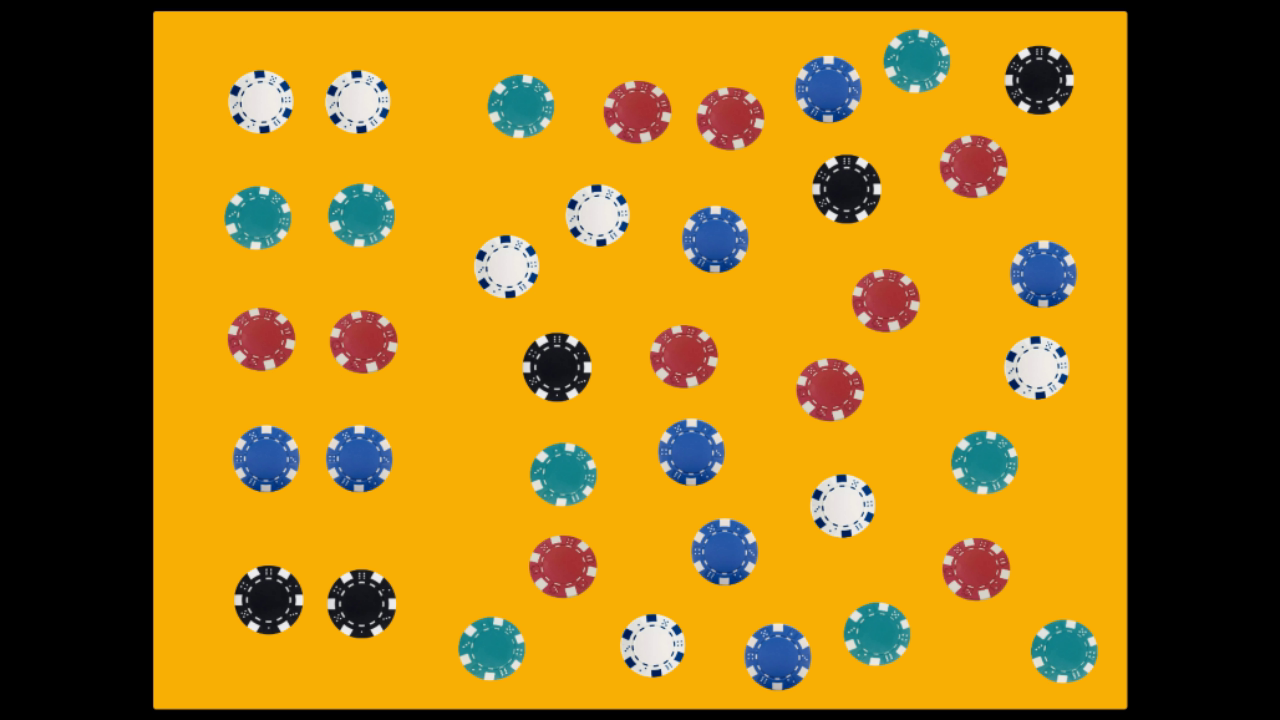
#> input picture frame 30 of video/chips.mp4, 1280 x 720 px
$ python app.py
#> lines starting #> are read from the running program, lines starting #| are printed output that depends on the picture; after the words box and inside, x2 and y2 are one past the last pixel; in counts of white or black regions, pixels touching at a corner belong together
#> further down, imagem is the input picture: shape (720, 1280, 3); mean B, G, R 21.9, 120.9, 163.7
import cv2
import numpy as np

LIMITES_CORES = {
    "vermelho": (np.array([0, 127, 140], np.uint8), np.array([180, 192, 178], np.uint8)),
    "verde": (np.array([25, 52, 72], np.uint8), np.array([102, 255, 255], np.uint8)),
    "azul": (np.array([100, 80, 100], np.uint8), np.array([140, 255, 180], np.uint8)),
    "preto": (np.array([0, 0, 0]), np.array([180, 255, 90])),
    "branco": (np.array([0, 0, 200]), np.array([180, 55, 255]))
}

VALORES_FICHAS = {
    "branco": 5,
    "vermelho": 10,
    "verde": 20,
    "azul": 50,
    "preto": 100
}

def identificar_cor(circulo, imagem_hsv):
    x, y, raio = circulo
    mascara = np.zeros(imagem_hsv.shape[:2], dtype="uint8")
    cv2.circle(mascara, (x, y), int(raio * 0.9), 255, -1)

    for cor, (inf, sup) in LIMITES_CORES.items():
        mascara_cor = cv2.inRange(imagem_hsv, inf, sup)
        intersecao = cv2.bitwise_and(mascara, mascara_cor)
        if cv2.countNonZero(intersecao) > 0.6 * np.pi * raio**2:
            return cor
    return "desconhecida"

def detectar_fichas(imagem):
    imagem_cinza = cv2.cvtColor(imagem, cv2.COLOR_BGR2GRAY)
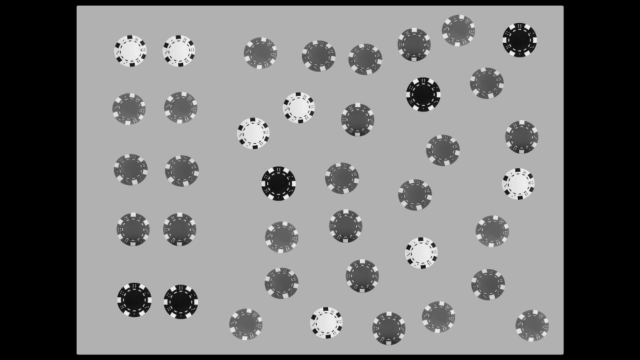
#> imagem_cinza: shape (720, 1280) (shown at 1/2 size); min 0, max 242, mean 122.2
    imagem_suavizada = cv2.medianBlur(imagem_cinza, 5)
    circulos = cv2.HoughCircles(
        imagem_suavizada,
        cv2.HOUGH_GRADIENT,
        dp=1.2,
        minDist=15,
        param1=85,
        param2=30,
        minRadius=20,
        maxRadius=100
    )
#> circulos = 41 rows, first 8: [714.6, 239.4, 32.6], [1038.6, 79.8, 34.76], [360.6, 603, 33.92], [841.8, 505.8, 31.76], [357, 101.4, 31.52], [597, 215.4, 31.16], [724.2, 551.4, 33.44], [265.8, 457.8, 32.6]
    imagem_hsv = cv2.cvtColor(imagem, cv2.COLOR_BGR2HSV)
#> imagem_hsv: shape (720, 1280, 3); mean H, S, V 26.5, 168.4, 169.9
    total_pontuacao = 0
    fichas_por_cor = {cor: 0 for cor in VALORES_FICHAS}

    if circulos is not None:
        circulos = np.uint16(np.around(circulos))
#> circulos = 41 rows, first 8: [715, 239, 33], [1039, 80, 35], [361, 603, 34], [842, 506, 32], [357, 101, 32], [597, 215, 31], [724, 551, 33], [266, 458, 33]
        for circulo in circulos[0, :]:
            x, y, raio = circulo
            cor = identificar_cor((x, y, raio), imagem_hsv)

            if cor in VALORES_FICHAS:
                fichas_por_cor[cor] += 1
                total_pontuacao += VALORES_FICHAS[cor]
                cv2.circle(imagem, (x, y), raio, (0, 255, 0), 2)
#> this loop made 41 passes
#> (cor, total_pontuacao) on passes 1 to 8: ('azul', 50), ('preto', 150), ('preto', 250), ('branco', 255), ('branco', 260), ('branco', 265), ('azul', 315), ('azul', 365)
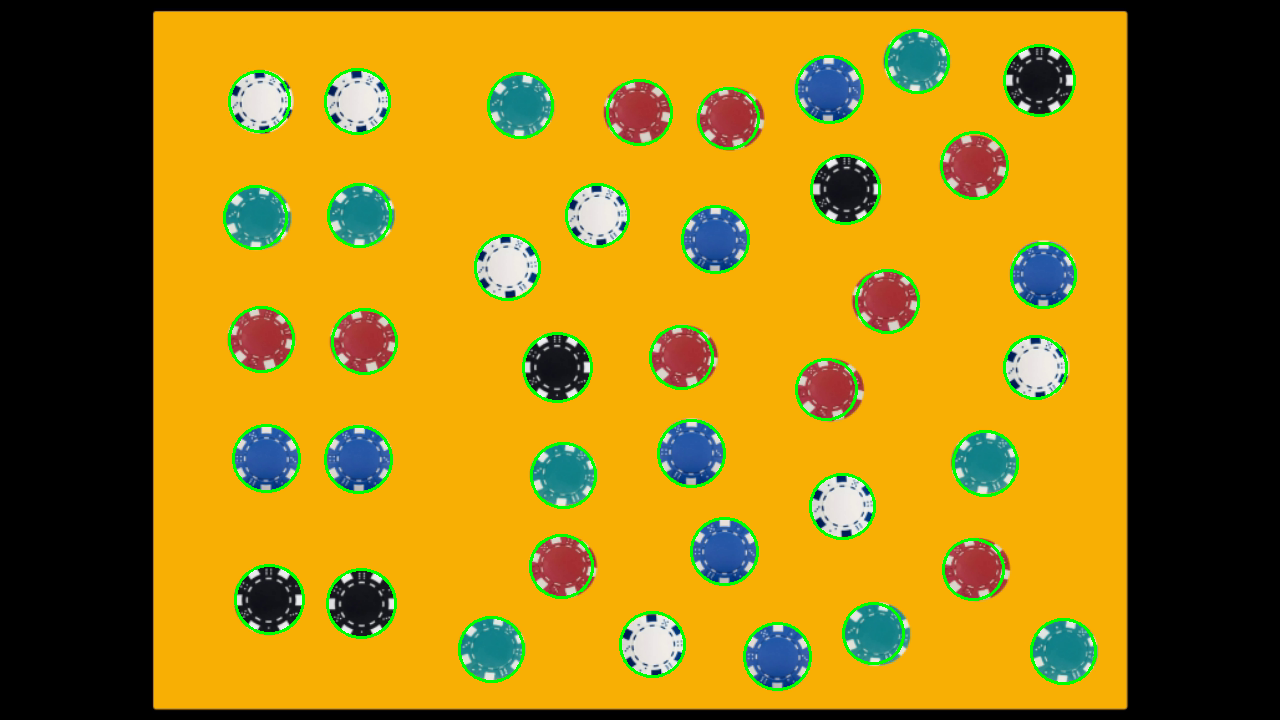
#> imagem: shape (720, 1280, 3); 2.57% of pixels changed, all inside (x1, y1, x2, y2) = (223, 29, 1097, 691)
#> after the loop, fichas_por_cor = {'branco': 7, 'vermelho': 10, 'verde': 9, 'azul': 8, 'preto': 5}; total_pontuacao = 1215

    cv2.putText(imagem, f'Pontuacao: {total_pontuacao}', (10, 30),
                cv2.FONT_HERSHEY_SIMPLEX, 1, (255, 0, 255), 2)
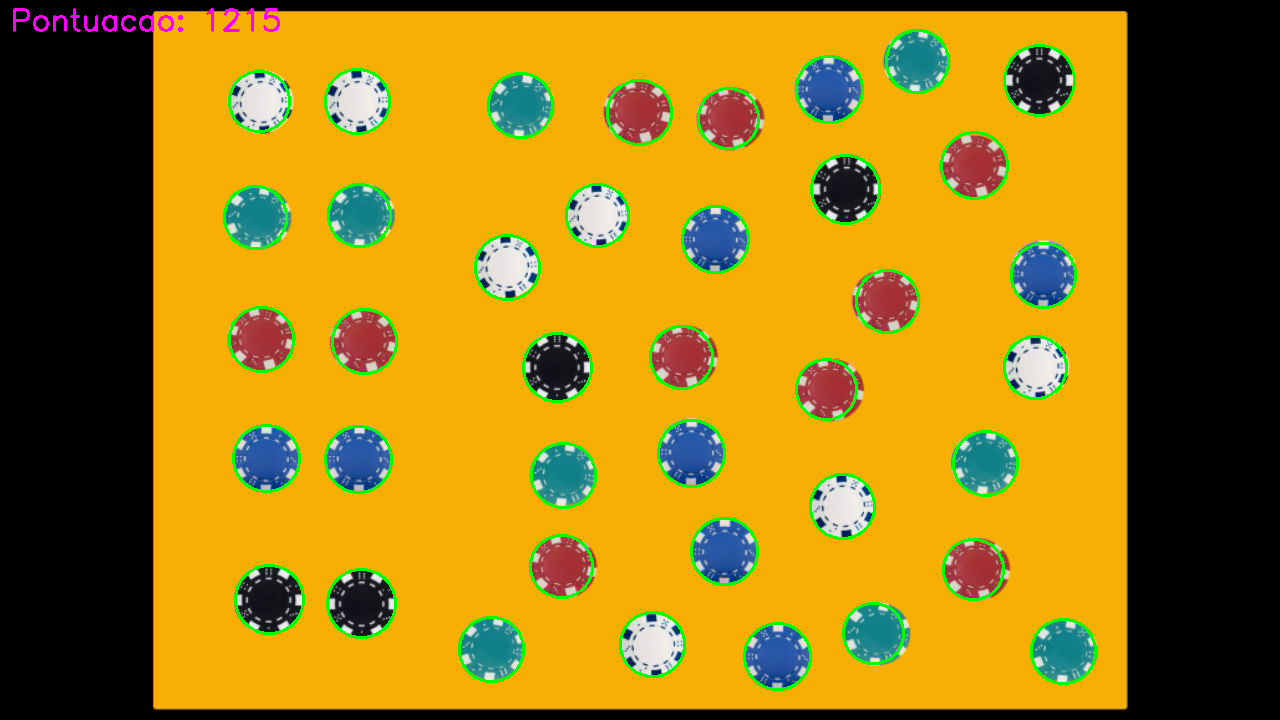
#> imagem: shape (720, 1280, 3); 0.18% of pixels changed, all inside (x1, y1, x2, y2) = (13, 8, 280, 32)
    cv2.imshow("Fichas Detectadas", imagem)

    print(f"Detalhamento de fichas por cor: {fichas_por_cor}")
#| Detalhamento de fichas por cor: {'branco': 7, 'vermelho': 10, 'verde': 9, 'azul': 8, 'preto': 5}
    print(f"Pontuação total: {total_pontuacao}")
#| Pontuação total: 1215

video_path = "video/chips.mp4"

video = cv2.VideoCapture(video_path)

while True:
    _, imagem = video.read()
    detectar_fichas(imagem)

    if cv2.waitKey(5) & 0xFF == 27:
#> (key Esc is pressed here)
        break

$ run again, starting later in the video
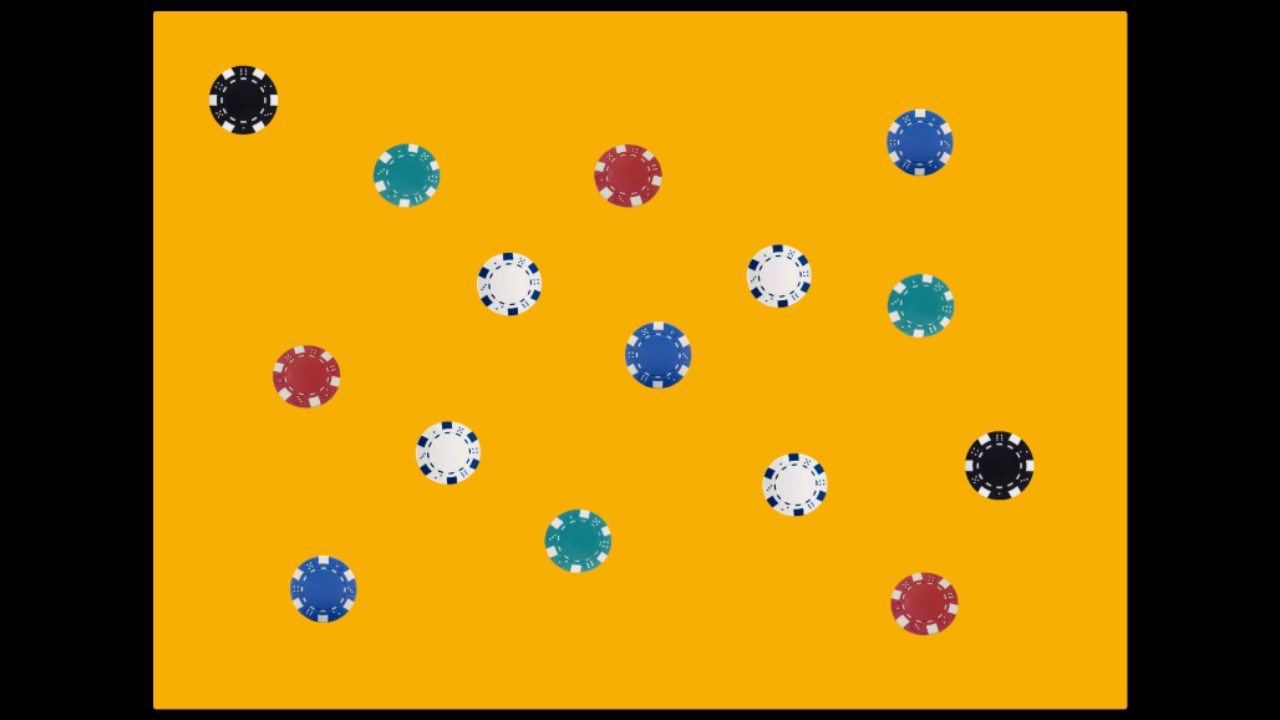
#> input picture frame 135 of video/chips.mp4, 1280 x 720 px
#> imagem is the input picture: shape (720, 1280, 3); mean B, G, R 10.8, 126.4, 175.8
#> in detectar_fichas, `circulos = cv2.HoughCircles( imagem_suavizada, cv2.HOUGH_GRADIENT, dp=..`: circulos = 15 rows, first 8: [778.2, 275.4, 31.88], [999, 465, 34.64], [243, 100.2, 33.68], [577.8, 540.6, 32], [918.6, 142.2, 32.96], [323.4, 588.6, 32.36], [447, 451.8, 32.12], [922.2, 603, 31.16]
#> imagem_hsv: shape (720, 1280, 3); mean H, S, V 19.8, 179.7, 178.1
#> in detectar_fichas, `circulos = np.uint16(np.around(circulos))`: circulos = 15 rows, first 8: [778, 275, 32], [999, 465, 35], [243, 100, 34], [578, 541, 32], [919, 142, 33], [323, 589, 32], [447, 452, 32], [922, 603, 31]
#> the loop in detectar_fichas, `for circulo in circulos[0, :]:` made 15 passes
#> (cor, total_pontuacao) on passes 1 to 8: ('branco', 5), ('preto', 105), ('preto', 205), ('verde', 225), ('azul', 275), ('azul', 325), ('branco', 330), ('vermelho', 340)
#> after the loop in detectar_fichas, `for circulo in circulos[0, :]:`:
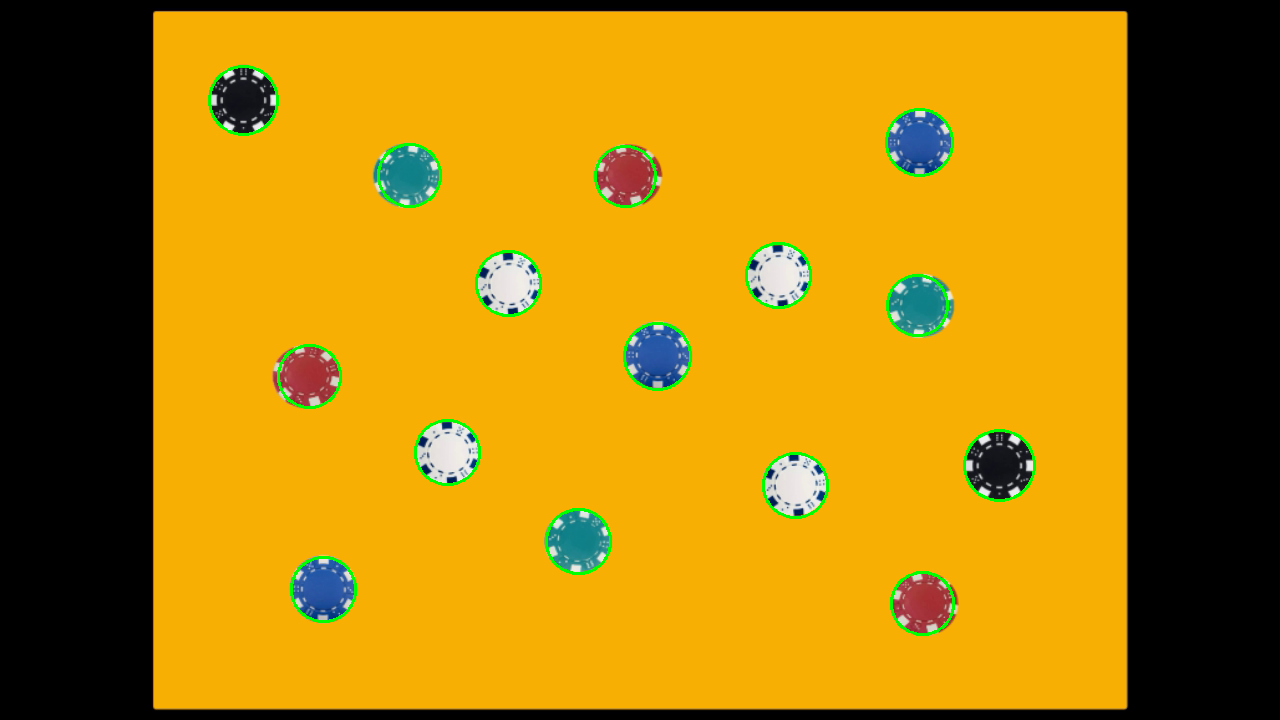
#> imagem: shape (720, 1280, 3); 0.99% of pixels changed, all inside (x1, y1, x2, y2) = (208, 65, 1036, 636)
#> after the loop in detectar_fichas, `for circulo in circulos[0, :]:`: fichas_por_cor = {'branco': 4, 'vermelho': 3, 'verde': 3, 'azul': 3, 'preto': 2}; total_pontuacao = 460
#> in detectar_fichas, `cv2.putText(imagem, f'Pontuacao: {total_pontuacao}', (10, 30), cv2.FON..`:
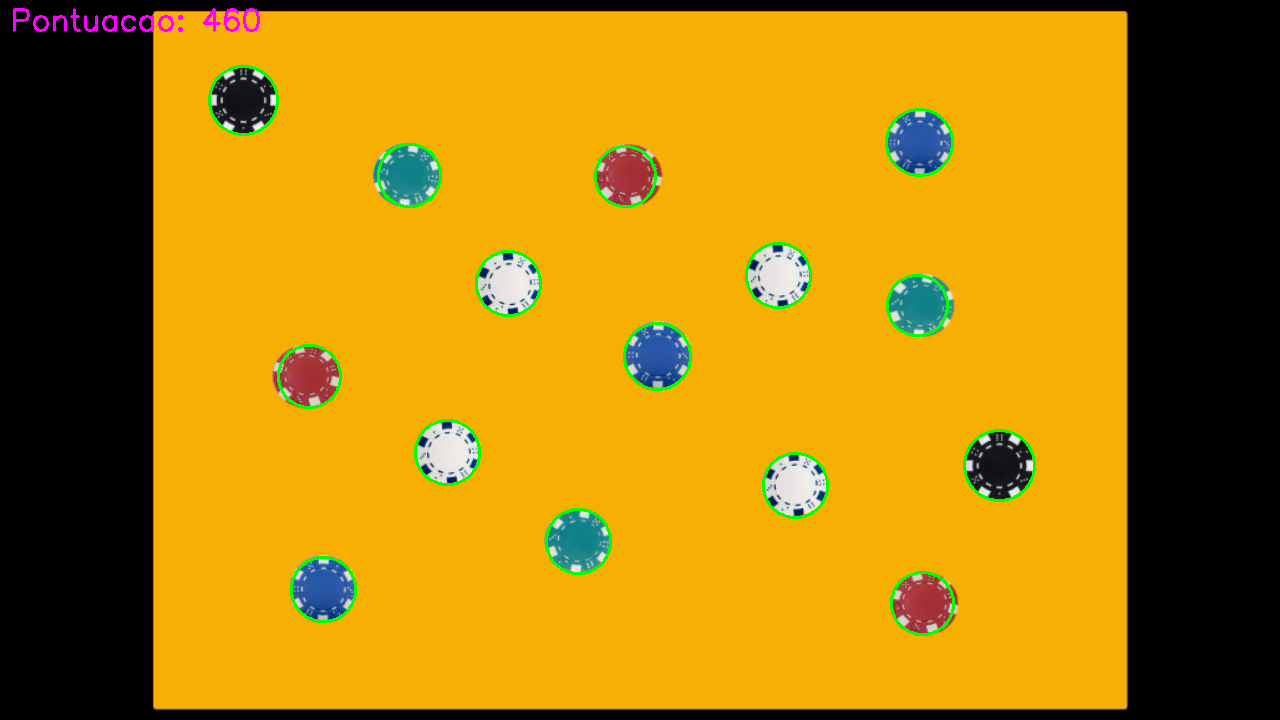
#> imagem: shape (720, 1280, 3); 0.18% of pixels changed, all inside (x1, y1, x2, y2) = (13, 8, 260, 32)
#| Detalhamento de fichas por cor: {'branco': 4, 'vermelho': 3, 'verde': 3, 'azul': 3, 'preto': 2}
#| Pontuação total: 460
